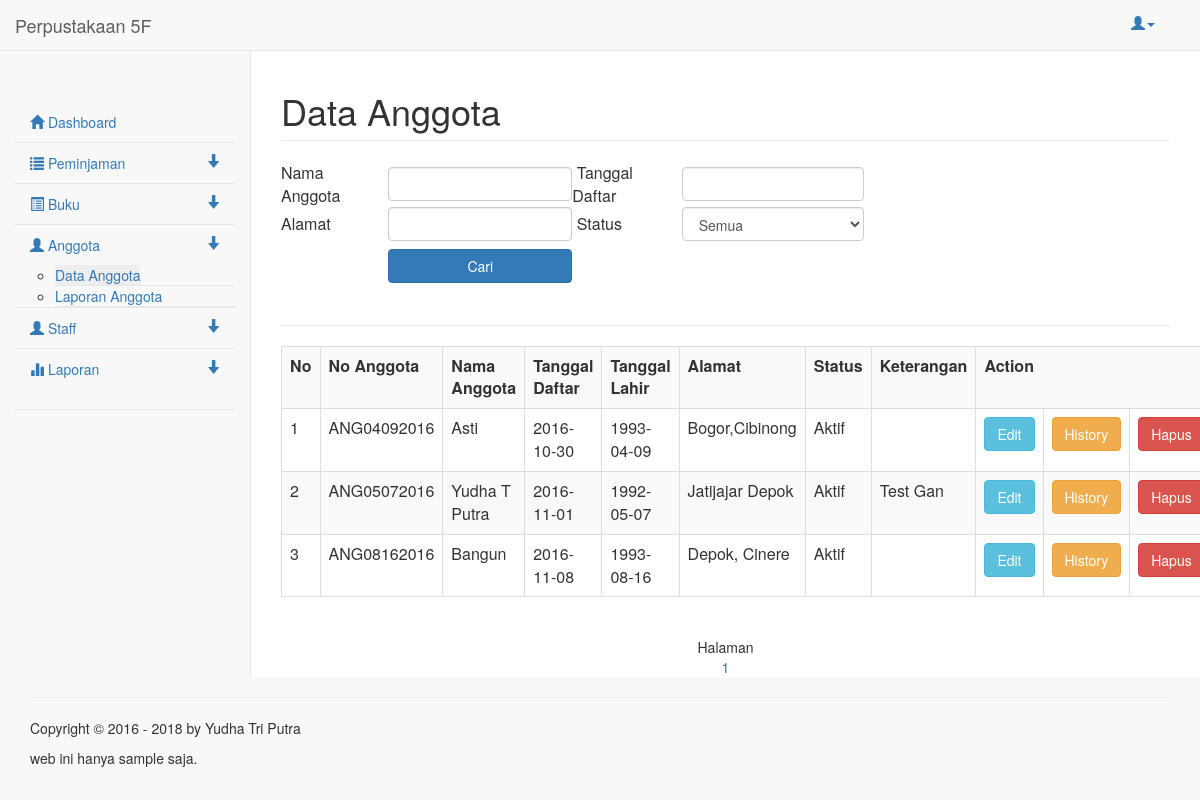
/form/data_anggota.php (signed in), run on the app's committed database.
### tables this page shows
CREATE TABLE IF NOT EXISTS `t_anggota` (
  `id_t_anggota` int(11) NOT NULL AUTO_INCREMENT,
  `id_t_account` int(11) NOT NULL,
  `no_anggota` varchar(11) NOT NULL,
  `nama` varchar(25) NOT NULL,
  `tgl_daftar` date NOT NULL,
  `tgl_lahir` date NOT NULL,
  `jenis_kelamin` varchar(10) NOT NULL,
  `no_telp` varchar(15) NOT NULL,
  `alamat` longtext NOT NULL,
  `keterangan` varchar(64) DEFAULT NULL,
  `status` varchar(11) DEFAULT NULL COMMENT 'aktif, tidak aktif',
  `update_date` date DEFAULT NULL,
  `update_by` varchar(3) DEFAULT NULL COMMENT 'Username',
  `create_by` varchar(3) NOT NULL COMMENT 'Username',
  `create_date` date NOT NULL,
  PRIMARY KEY (`id_t_anggota`)
);

### form/data_anggota.php (the view, shortened to what this page needs)
<?php
	$where = " WHERE 1=1 ";
include("header.php");
?>
<div id="page-wrapper">
	<div class="row">
                <div class="col-lg-12">
                    <h1 class="page-header">Data Anggota</h1>
                </div>
	</div>
   <div class="row">
		<div class="col-lg-8 col-md-6">
		<form method="GET">
		<table>
		  <tr>
			<td>Nama Anggota&nbsp;</td>
			<td><input type="text" class="form-control"  name="txtNama" value="<?php echo $_GET['txtNama']; ?>"></td>
			<td>&nbsp;Tanggal Daftar&nbsp;</td>
			<td><input type="text" class="form-control"  name="txtTgl" id="txtTgl" value="<?php echo $_GET['txtTgl']; ?>"></td>
		  </tr>
		  <tr>
			<td>Alamat&nbsp;</td>
			<td><input type="text" class="form-control"  name="txtAlamat" value="<?php echo $_GET['txtAlamat']; ?>"></td>
			<td>&nbsp;Status</td>
			<td>
				<select class="form-control" name="txtStatus">
						<option>Semua</option>
				</select>
			</td>
		  </tr>
		  <tr style="height:50px">
			<td></td>
			<td valign="middle"><button type="submit" class="btn btn-small btn-primary btn-block" name="btncari">Cari</button></td>
			<td></td>
			<td></td>
		  </tr>
		</table>
		</form>
		</div>
	</div>
	<hr>
	<div class="row">
		<div class="col-lg-12">
		<table width="100%" class="table table-striped table-bordered table-hover">
			<tr>
				<th>No</th>
				<th>No Anggota</th>
				<th>Nama Anggota</th>
				<th>Tanggal Daftar</th>
				<th>Tanggal Lahir</th>
				<th>Alamat</th>
				<th>Status</th>
				<th>Keterangan</th>
				<th colspan="3">Action</th>
			</tr>
		  <?php
			$hal=1;
			if (!isset($_GET['hal'])) {
				$page=1;
			}else{
				$page= $_GET['hal'];
			}
			$max_results = 10;
			$from = (($page * $max_results) - $max_results);
			$sql = "SELECT * FROM t_anggota $where LIMIT $from, $max_results";
			$result = mysqli_query($db,$sql);
			$no = 1;
			while($tampil = mysqli_fetch_array($result,MYSQLI_ASSOC))
			{
				?>
					<tr>
						<td><?php echo $no;?></td>
						<td><?php echo $tampil['no_anggota']; ?></td>
						<td><?php echo $tampil['nama']; ?></td>
						<td><?php echo $tampil['tgl_daftar']; ?></td>
						<td><?php echo $tampil['tgl_lahir']; ?></td>
						<td><?php echo $tampil['alamat']; ?></td>
						<td><?php echo $tampil['status']; ?></td>
						<td><?php echo $tampil['keterangan']; ?></td>
						<td><a href="input_anggota.php?id=<?php echo $tampil['id_t_anggota'];?>" class="btn btn-info">Edit</a></td>
						<td><a href="history_peminjaman.php?id=<?php echo $tampil['id_t_anggota'];?>" class="btn btn-warning">History</a></td>
						<td><a onclick="if(confirm('Apakah anda yakin ingin menghapus data ini ??')){ location.href='hapus_anggota.php?id=<?php echo $tampil['id_t_anggota']; ?>' }" class="btn btn-danger">Hapus</a></td>
					</tr>
				<?php
				$no++;
			}
				?>
		  </table>
		  <br>
		  <?php
				$total_sql = "SELECT COUNT(*) AS NUM FROM t_anggota";
				$total_results = mysqli_query($db,$total_sql);
				$row = mysqli_fetch_array($total_results,MYSQLI_ASSOC);
				$jum = $row['NUM'];
				$total_pages= ceil($jum / $max_results);
				echo "<center> Halaman <br>";
				for($i=1; $i<=$total_pages; $i++){
						if (($hal)== $i){
							echo "<a href=$_SERVER[PHP_SELF]?hal=$i> $i</a>";
							}else{
							echo "<a href=$_SERVER[PHP_SELF]?hal=$i> $i</a>";
							}
						}
				echo "</center>";
				?>
		  </div>
	</div>
</div>
<?php
include "footer.php";
?>

### template/css/sb-admin-2.css (style rules this page uses)
body { background-color: #f8f8f8; }
#page-wrapper { padding: 0 15px; min-height: 568px; background-color: white; }
@media (min-width: 768px) { #page-wrapper { position: inherit; margin: 0 0 0 250px; padding: 0 30px; border-left: 1px solid #e7e7e7; } }

### data on the page
t_anggota: no_anggota "ANG04092016", nama "Asti", tgl_daftar "2016-10-30", tgl_lahir "1993-04-09", alamat "Bogor,Cibinong", status "Aktif"
t_anggota: no_anggota "ANG05072016", nama "Yudha T Putra", tgl_daftar "2016-11-01", tgl_lahir "1992-05-07", alamat "Jatijajar Depok", status "Aktif", keterangan "Test Gan"
t_anggota: no_anggota "ANG08162016", nama "Bangun", tgl_daftar "2016-11-08", tgl_lahir "1993-08-16", alamat "Depok, Cinere", status "Aktif"
